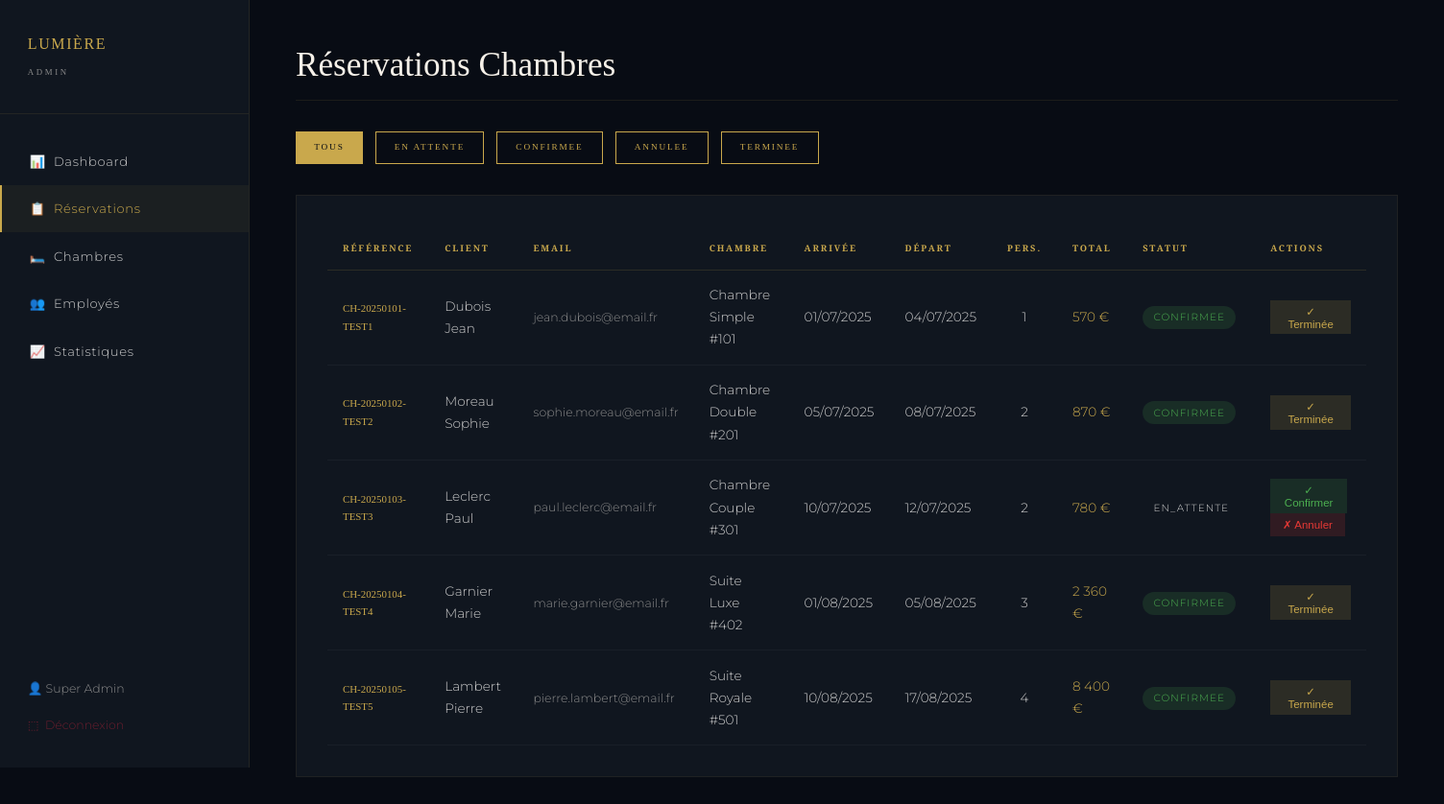
The page /admin/reservations.php (signed in) on the database its author committed.
### tables this page shows
CREATE TABLE `reservations` (
  `id`              INT UNSIGNED AUTO_INCREMENT PRIMARY KEY,
  `reference`       VARCHAR(20)       NOT NULL UNIQUE,
  `user_id`         INT UNSIGNED,
  `room_id`         INT UNSIGNED      NOT NULL,
  `nom_client`      VARCHAR(200)      NOT NULL,
  `email_client`    VARCHAR(191)      NOT NULL,
  `telephone`       VARCHAR(20),
  `date_arrivee`    DATE              NOT NULL,
  `date_depart`     DATE              NOT NULL,
  `nb_personnes`    TINYINT           NOT NULL DEFAULT 1,
  `prix_total`      DECIMAL(10,2)     NOT NULL,
  `statut`          ENUM('en_attente','confirmee','annulee','terminee') DEFAULT 'en_attente',
  `demandes_spec`   TEXT,
  `created_at`      TIMESTAMP         DEFAULT CURRENT_TIMESTAMP,
  FOREIGN KEY (`room_id`)   REFERENCES `rooms`(`id`),
  FOREIGN KEY (`user_id`)   REFERENCES `users`(`id`) ON DELETE SET NULL
);

CREATE TABLE `room_types` (
  `id`           INT UNSIGNED AUTO_INCREMENT PRIMARY KEY,
  `slug`         VARCHAR(50)     NOT NULL UNIQUE,
  `nom`          VARCHAR(100)    NOT NULL,
  `description`  TEXT,
  `capacite_max` TINYINT         NOT NULL DEFAULT 2,
  `prix_nuit`    DECIMAL(10,2)   NOT NULL,
  `image`        VARCHAR(255),
  `created_at`   TIMESTAMP       DEFAULT CURRENT_TIMESTAMP
);

CREATE TABLE `rooms` (
  `id`           INT UNSIGNED AUTO_INCREMENT PRIMARY KEY,
  `numero`       VARCHAR(10)     NOT NULL UNIQUE,
  `etage`        TINYINT         NOT NULL,
  `room_type_id` INT UNSIGNED    NOT NULL,
  `statut`       ENUM('disponible','occupee','maintenance') DEFAULT 'disponible',
  `description`  TEXT,
  `created_at`   TIMESTAMP       DEFAULT CURRENT_TIMESTAMP,
  FOREIGN KEY (`room_type_id`) REFERENCES `room_types`(`id`)
);

### admin/reservations.php (the view, shortened to what this page needs)
<?php
$pdo = getDB();
$filtre = $_GET['statut'] ?? 'tous';
$sql = "SELECT r.*, rt.nom as type_chambre, rm.numero
        FROM reservations r
        JOIN rooms rm ON r.room_id = rm.id
        JOIN room_types rt ON rm.room_type_id = rt.id";
$params = [];
$sql .= " ORDER BY r.created_at DESC";
$stmt = $pdo->prepare($sql);
$stmt->execute($params);
$reservations = $stmt->fetchAll();
?>
<!DOCTYPE html>
<html lang="fr">
<head>
  <link rel="stylesheet" href="../hotel-html/css/style.css">
</head>
<body>
<div class="admin-layout">
  <aside class="admin-sidebar">
    <div class="sidebar-logo">LUMIÈRE<br><small style="font-size:0.55rem;letter-spacing:0.3em;color:var(--gris)">ADMIN</small></div>
    <nav class="sidebar-nav">
      <a href="dashboard.php">📊 &nbsp;Dashboard</a>
      <a href="reservations.php" class="actif">📋 &nbsp;Réservations</a>
      <a href="chambres.php">🛏️ &nbsp;Chambres</a>
      <a href="employes.php">👥 &nbsp;Employés</a>
      <a href="statistiques.php">📈 &nbsp;Statistiques</a>
    </nav>
    <div style="position:absolute;bottom:2rem;left:0;right:0;padding:0 1.8rem">
      <div style="font-size:0.78rem;color:var(--gris);margin-bottom:0.8rem">👤 <?= htmlspecialchars($_SESSION['admin_nom']) ?></div>
      <a href="logout.php" style="font-size:0.78rem;color:var(--bordeaux)">⬚ &nbsp;Déconnexion</a>
    </div>
  </aside>
  <main class="admin-contenu">
    <h1 class="admin-titre">Réservations Chambres</h1>
    <div style="display:flex;gap:0.8rem;margin-bottom:2rem;flex-wrap:wrap">
      <?php foreach (['tous','en_attente','confirmee','annulee','terminee'] as $s): ?>
      <a href="?statut=<?= $s ?>" class="btn <?= $filtre===$s ? 'btn-or' : 'btn-contour' ?>" style="padding:0.5rem 1.2rem;font-size:0.58rem">
        <span><?= ucfirst(str_replace('_',' ',$s)) ?></span>
      </a>
      <?php endforeach; ?>
    </div>
    <div style="background:var(--noir-2);border:1px solid rgba(201,168,76,0.08);padding:2rem;overflow-x:auto">
      <table class="tableau">
        <thead>
          <tr><th>Référence</th><th>Client</th><th>Email</th><th>Chambre</th><th>Arrivée</th><th>Départ</th><th>Pers.</th><th>Total</th><th>Statut</th><th>Actions</th></tr>
        </thead>
        <tbody>
          <?php foreach ($reservations as $r): ?>
          <tr>
            <td style="font-family:'Cinzel',serif;font-size:0.68rem;color:var(--or)"><?= htmlspecialchars($r['reference']) ?></td>
            <td><?= htmlspecialchars($r['nom_client']) ?></td>
            <td style="font-size:0.78rem;color:var(--gris)"><?= htmlspecialchars($r['email_client']) ?></td>
            <td><?= htmlspecialchars($r['type_chambre']) ?> #<?= htmlspecialchars($r['numero']) ?></td>
            <td><?= date('d/m/Y', strtotime($r['date_arrivee'])) ?></td>
            <td><?= date('d/m/Y', strtotime($r['date_depart'])) ?></td>
            <td style="text-align:center"><?= (int)$r['nb_personnes'] ?></td>
            <td style="color:var(--or)"><?= number_format($r['prix_total'],0,',',' ') ?> €</td>
            <td><span class="badge-statut badge-<?= $r['statut'] ?>"><?= $r['statut'] ?></span></td>
            <td>
              <?php if ($r['statut'] === 'en_attente'): ?>
              <form method="POST" style="display:inline">
                <button type="submit" name="action" value="confirmee" style="background:rgba(76,175,80,0.15);color:#4CAF50;border:none;padding:0.3rem 0.8rem;cursor:pointer;font-size:0.72rem;margin-right:4px">✓ Confirmer</button>
                <button type="submit" name="action" value="annulee"   style="background:rgba(229,57,53,0.15);color:#E53935;border:none;padding:0.3rem 0.8rem;cursor:pointer;font-size:0.72rem">✗ Annuler</button>
              </form>
              <?php elseif ($r['statut'] === 'confirmee'): ?>
              <form method="POST" style="display:inline">
                <button type="submit" name="action" value="terminee" style="background:rgba(201,168,76,0.15);color:var(--or);border:none;padding:0.3rem 0.8rem;cursor:pointer;font-size:0.72rem">✓ Terminée</button>
              </form>
              <?php endif; ?>
            </td>
          </tr>
          <?php endforeach; ?>
        </tbody>
      </table>
    </div>
  </main>
</div>
</body>
</html>

### hotel-html/css/style.css (style rules this page uses)
:root { --or: #C9A84C; --or-clair: #E8C97A; --or-sombre: #8B6914; --noir: #080C14; --noir-2: #10161F; --noir-3: #161D29; --ivoire: #F5F0E8; --ivoire-2: #EAE3D2; --bordeaux: #6B1E2E; --gris: #8A8A8A; --gris-clair: #CCCCCC; --ff-titre: 'Cormorant Garamond', serif; --ff-deco: 'Cinzel', serif; --ff-corps: 'Montserrat', sans-serif; --radius: 2px; --transition: 0.4s cubic-bezier(0.25, 0.46, 0.45, 0.94); --shadow-or: 0 0 40px rgba(201,168,76,0.15); }
*, *::before, *::after { box-sizing: border-box; margin: 0; padding: 0; }
html { scroll-behavior: smooth; font-size: 16px; }
body { background: var(--noir); color: var(--ivoire); font-family: var(--ff-corps); font-weight: 300; line-height: 1.7; overflow-x: hidden; }
a { color: inherit; text-decoration: none; }
h1,h2,h3,h4 { font-family: var(--ff-titre); font-weight: 400; line-height: 1.15; }
.btn { display: inline-flex; align-items: center; gap: 0.6rem; padding: 0.9rem 2.4rem; font-family: var(--ff-deco); font-size: 0.7rem; letter-spacing: 0.2em; text-transform: uppercase; border: none; cursor: pointer; transition: var(--transition); position: relative; overflow: hidden; }
.btn-or { background: var(--or); color: var(--noir); }
.btn-or::before { content: ''; position: absolute; inset: 0; background: var(--or-clair); transform: scaleX(0); transform-origin: left; transition: transform 0.4s ease; }
.btn-or span { position: relative; z-index: 1; }
.btn-contour { background: transparent; color: var(--or); border: 1px solid var(--or); }
.admin-layout { display: grid; grid-template-columns: 260px 1fr; min-height: 100vh; }
.admin-sidebar { background: var(--noir-2); border-right: 1px solid rgba(201,168,76,0.1); padding: 2rem 0; position: sticky; top: 0; height: 100vh; overflow-y: auto; }
.sidebar-logo { font-family: var(--ff-deco); font-size: 1rem; color: var(--or); padding: 0 1.8rem 2rem; border-bottom: 1px solid rgba(201,168,76,0.1); margin-bottom: 1.5rem; letter-spacing: 0.1em; }
.sidebar-nav a { display: flex; align-items: center; gap: 0.8rem; padding: 0.85rem 1.8rem; font-size: 0.82rem; color: var(--gris-clair); letter-spacing: 0.05em; transition: 0.3s; border-left: 2px solid transparent; }
.sidebar-nav a:hover, .sidebar-nav a.actif { color: var(--or); background: rgba(201,168,76,0.06); border-left-color: var(--or); }
.admin-contenu { padding: 3rem; background: var(--noir); }
.admin-titre { font-family: var(--ff-titre); font-size: 2.2rem; margin-bottom: 2rem; border-bottom: 1px solid rgba(201,168,76,0.1); padding-bottom: 1rem; }
.tableau { width: 100%; border-collapse: collapse; font-size: 0.85rem; }
.tableau th { font-family: var(--ff-deco); font-size: 0.58rem; letter-spacing: 0.2em; text-transform: uppercase; color: var(--or); border-bottom: 1px solid rgba(201,168,76,0.15); padding: 0.9rem 1rem; text-align: left; }
.tableau td { padding: 0.9rem 1rem; border-bottom: 1px solid rgba(255,255,255,0.04); color: var(--gris-clair); }
.badge-statut { display: inline-block; padding: 0.2rem 0.7rem; font-size: 0.65rem; letter-spacing: 0.1em; border-radius: 20px; text-transform: uppercase; }
.badge-confirmee { background: rgba(76,175,80,0.15); color: #4CAF50; }

### rows shown on the page
reservations: reference "CH-20250101-TEST1", nom_client "Dubois Jean", email_client "jean.dubois@email.fr", room_types.nom "Chambre Simple", room.numero "101", date_arrivee "01/07/2025", date_depart "04/07/2025", nb_personnes "1", prix_total "570", statut "CONFIRMEE"
reservations: reference "CH-20250102-TEST2", nom_client "Moreau Sophie", email_client "sophie.moreau@email.fr", room_types.nom "Chambre Double", room.numero "201", date_arrivee "05/07/2025", date_depart "08/07/2025", nb_personnes "2", prix_total "870", statut "CONFIRMEE"
reservations: reference "CH-20250103-TEST3", nom_client "Leclerc Paul", email_client "paul.leclerc@email.fr", room_types.nom "Chambre Couple", room.numero "301", date_arrivee "10/07/2025", date_depart "12/07/2025", nb_personnes "2", prix_total "780", statut "EN_ATTENTE"
reservations: reference "CH-20250104-TEST4", nom_client "Garnier Marie", email_client "marie.garnier@email.fr", room_types.nom "Suite Luxe", room.numero "402", date_arrivee "01/08/2025", date_depart "05/08/2025", nb_personnes "3", prix_total "2 360", statut "CONFIRMEE"
reservations: reference "CH-20250105-TEST5", nom_client "Lambert Pierre", email_client "pierre.lambert@email.fr", room_types.nom "Suite Royale", room.numero "501", date_arrivee "10/08/2025", date_depart "17/08/2025", nb_personnes "4", prix_total "8 400", statut "CONFIRMEE"

### other values the page prints
$_SESSION['admin_nom'] "Super Admin"
str_replace('_',' ',$s) "TOUS"
str_replace('_',' ',$s) "EN ATTENTE"
str_replace('_',' ',$s) "CONFIRMEE"
str_replace('_',' ',$s) "ANNULEE"
str_replace('_',' ',$s) "TERMINEE"
